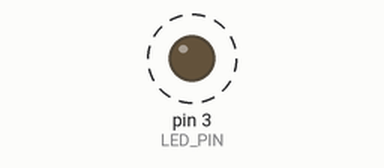
Bench run of a sketch on a simulated Arduino Uno, built with avr-gcc and run on an emulated ATmega328P. On the bench: output pins drawn as LEDs (lit = HIGH). Dashed ring = blinking. What the sketch prints to the serial monitor is not drawn.

Above: at 0.5 s.
Timing chart, 0 to 4.6 s (numbered marks = the images above):
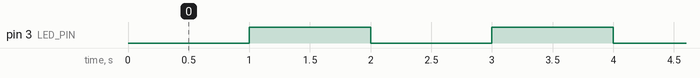

The sketch:

step6_event_driven_blinking.ino
```cpp
#include "TimerOne.h"

#define LED_PIN 3

boolean flagState = false;

void blinky(){
  if (!flagState){
    digitalWrite(LED_PIN, HIGH);
  } else {
    digitalWrite(LED_PIN, LOW);
  }
  flagState = !flagState;
}


void setup()
{
  pinMode(LED_PIN,OUTPUT);
  /* set period timer 1000000 usec = 1 sec */
  Timer1.initialize(1000000);
  Timer1.attachInterrupt(blinky);
  Serial.begin(9600);
}

void loop(){
  Serial.println(flagState);
}
```

Measured:
- by itself, pin 3 (LED_PIN): alternates HIGH for 1.0 s and LOW for 1.0 s
